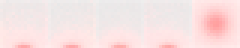
#> input picture SiHyun-MDW/Contents/Kumin/Composition1/img_00015.png, 80 x 16 px, found by its file name (shown 3 times larger)
$ python -i 0309opencv_test1.py   (imports and definitions only)
#> lines starting #> are read from the running program, lines starting #| are printed output that depends on the picture
#import neopixel
from PIL import Image, ImageEnhance
import time
import os
# import board
from pythonosc import dispatcher, osc_server, udp_client

Main_port_num = 5557  # Window 포트번호
Server1_port_num = 4206  # 라즈베리파이 포트번호

# LED 설정
# pixel_pin = 18  # GPIO 18에 연결된 LED
num_pixels = 2304  # 1280 + 1024 픽셀
#ORDER = neopixel.GRB

# OSC 클라이언트 설정
client_ip = '192.168.50.191'  # Window IP 주소
client_port = Main_port_num
# [1 line that did not run here, left out]

# OSC 서버 설정
ip = '0.0.0.0'  # 모든 IP 주소에서 수신
port = Server1_port_num

# OSC 메시지 처리를 위한 콜백 함수
def receive_osc_message(address, *args):
    if address == "/SILOKSH" and args[0] == 1:
        print(f"Received OSC message from {address}: {args}")  # 수신한 메세지를 출력.
        start_time = time.time()
        for i in range(num_iterations):
            show_image(*image_pixels_list[i % len(image_pixels_list)])
            print(i)
            time.sleep(interval)
        end_time = time.time()
        execution_time = end_time - start_time
        print("TIME    :", execution_time, "sec")
        # pixels.fill((0, 0, 0))
        # pixels.show()
        osc_client.send_message("/Rasp1", 3)
        print("Sent OSC message: /Rasp1 3")
    elif address == "/SILOKSH" and args[0] == 0:
        print(f"Received OSC message from {address}: {args}")  # 수신한 메세지를 출력.
        # pixels.fill((0, 0, 0))
        # pixels.show()

# OSC 디스패처 설정
# [1 line that did not run here, left out]
# [1 line not run here, left out]

# OSC 서버 시작
# [1 line that did not run here, left out]
# [1 line not run here, left out]

# LED 초기화 및 밝기 설정
pixels = [(0, 0, 0)] * num_pixels
# 이미지 파일이 있는 디렉토리 경로
directory_path = "C:/Users/sihyu/Desktop/Composition1/"

# 이미지 파일들의 경로를 저장할 배열
image_paths = [os.path.join(directory_path, filename) for filename in sorted(os.listdir(directory_path)) if
               filename.endswith(".png")]

# 이미지각각 마다 이미지 영역을 자르고 픽셀 배열로 변환하는 함수
def image_to_pixels(image_path):
    image = Image.open(image_path).convert("RGB")  # 이미지를 RGB색상모드로 변환
#> image is the input picture: PIL image 80x16 RGB; mean R, G, B 247, 226.6, 226.4
    enhancer = ImageEnhance.Contrast(image)
    image = enhancer.enhance(2)  # 이미지의 채도를 강하게.
    image_pixel_lists = []
    for x in range(0, 80, 16):
        image_piece = image.crop((x, 0, x + 16, 16))
        image_piece = image_piece.transpose(Image.FLIP_TOP_BOTTOM)
        image_pixel_lists.append(list(image_piece.getdata()))
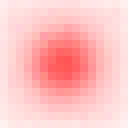
#> image_piece: PIL image 16x16 RGB (shown 8 times larger); mean R, G, B 255, 194.5, 194.4
#> after the loop, image_pixel_lists = 5 items
    for image_pixels in image_pixel_lists:
        for y in range(16):
            if y % 2 == 1:
                start_index = y * 16
                end_index = (y + 1) * 16
                image_pixels[start_index:end_index] = reversed(image_pixels[start_index:end_index])
#> this loop made 5 passes
    return image_pixel_lists

# 최종 image_pixelx_list
image_pixels_list = [image_to_pixels(image_path) for image_path in image_paths]
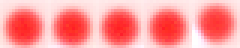
#> input picture SiHyun-MDW/Contents/Kumin/Composition1/img_00032.png, 80 x 16 px, found by its file name (shown 3 times larger)
#> in image_to_pixels, image is the input picture: PIL image 80x16 RGB; mean R, G, B 254.7, 153.9, 154.1
#> after the loop in image_to_pixels (call 2), `for x in range(0, 80, 16):`:
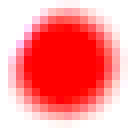
#> image_piece: PIL image 16x16 RGB (shown 8 times larger); mean R, G, B 255, 140.7, 141.9
#> the loop in image_to_pixels (call 2), `for image_pixels in image_pixel_lists:` made 5 passes
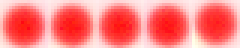
#> input picture SiHyun-MDW/Contents/Kumin/Composition1/img_00046.png, 80 x 16 px, found by its file name (shown 3 times larger)
#> in image_to_pixels, image is the input picture: PIL image 80x16 RGB; mean R, G, B 254.7, 128.4, 127.5
#> the loop in image_to_pixels (call 3), `for image_pixels in image_pixel_lists:` made 5 passes
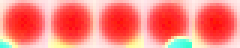
#> input picture SiHyun-MDW/Contents/Kumin/Composition1/img_00073.png, 80 x 16 px, found by its file name (shown 3 times larger)
#> in image_to_pixels, image is the input picture: PIL image 80x16 RGB; mean R, G, B 251.3, 130.5, 122.3
#> in image_to_pixels (call 4), `image = enhancer.enhance(2)`:
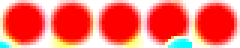
#> image: PIL image 80x16 RGB (shown 3 times larger); mean R, G, B 250.5, 110.5, 101.5
#> after the loop in image_to_pixels (call 4), `for x in range(0, 80, 16):`:
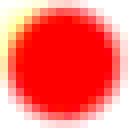
#> image_piece: PIL image 16x16 RGB (shown 8 times larger); mean R, G, B 255, 108.4, 101.2
#> the loop in image_to_pixels (call 4), `for image_pixels in image_pixel_lists:` made 5 passes
#> image_pixels_list = 4 items

# 이미지를 1/30초 간격으로 송출
interval = 1 / 30  # 1/30초 간격
total_time = 10  # 10초
num_iterations = int(total_time / interval)  # 이미지 출력 개수

# 이미지 출력 함수
def show_image(image1_pixels, image2_pixels, image3_pixels, image4_pixels, image5_pixels):
    combined_pixels = image1_pixels + image2_pixels + image3_pixels + image4_pixels + image5_pixels
    for i, pixel_value in enumerate(combined_pixels):
        if i < 1280:
            pixels[i] = (int(pixel_value[0] * 1), int(pixel_value[1] * 0.9), int(pixel_value[2] * 0.5))
    #print("show image done!!: ",a)
    # pixels.show()

# OSC 메시지 수신 대기
# [8 lines not run here, left out]

>>> result = image_to_pixels('../../../Contents/Kumin/Composition1/img_00015.png')
#> result = 5 items
